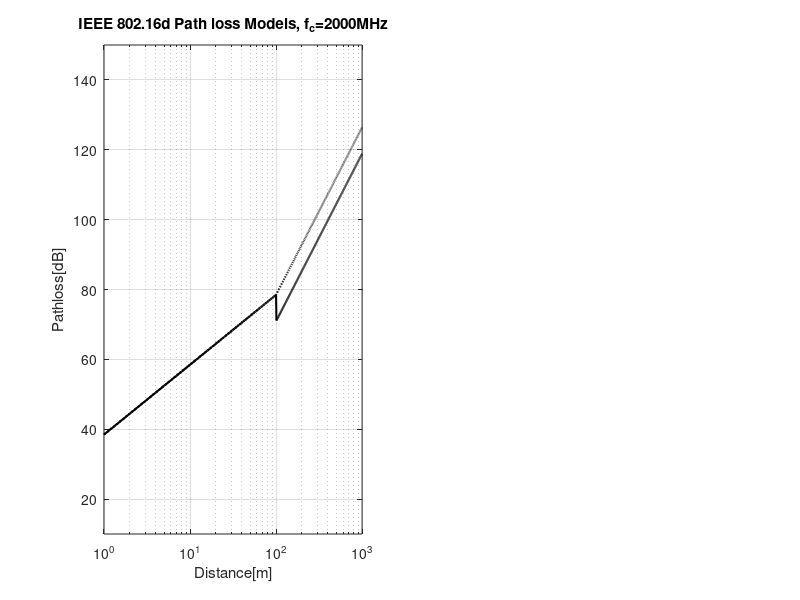

Recreate this plot in MATLAB. (Note: this script raises an error after producing the figure.)
clear,close,clc all
function PL = PL_IEEE80216d(fc,d,type,htx,hrx,corr_fact,mod)
% IEEE 802.16d model
% Input - fc       : carrier frequency
%         d        : between base and terminal
%         type     : selects 'A', 'B', or 'C' 
%         htx      : height of transmitter
%         hrx      : height of receiver
%         corr_fact: if shadowing exists, set to 'ATnT' or 'Okumura'. Otherwise, 'NO'
%         mod      : set to 'mod' to get the modified IEEE 802.16d model
% output - PL      : path loss [dB]

Mod = 'UNMOD';
if nargin > 6
  Mod = upper(mod);
end
if nargin == 6 && corr_fact(1) == 'm'
  Mod = 'MOD';
  corr_fact = 'NO';  
elseif nargin < 6
  corr_fact = 'NO';
  if nargin == 5 && hrx(1) == 'm'
    Mod = 'MOD';
    hrx = 2;
  elseif nargin < 5
    hrx = 2;
    if nargin == 4 && htx(1) == 'm'
      Mod = 'MOD';
      htx = 30;
    elseif nargin < 4
      htx = 30;
      if nargin == 3 && type(1) == 'm'
        Mod = 'MOD';
        type = 'A';         
      elseif nargin < 3
        type = 'A';   
      end 
    end
  end    
end
d0 = 100;
Type = upper(type);
if Type ~= 'A' && Type ~= 'B' && Type ~= 'C'
  disp('Error: The selected type is not supported');
  return;
end

switch upper(corr_fact)
  case 'ATNT'
    Cf = 6*log10(fc/2e9);
    C_Rx = -10.8*log10(hrx/2);
  case 'OKUMURA'
    Cf = 6*log10(fc/2e9);
    if hrx <= 3
      C_Rx = -10*log10(hrx/3);  
    else
      C_Rx = -20*log10(hrx/3); 
    end
  case 'NO'
    Cf = 0;
    C_Rx = 0;
end

if Type == 'A'
  a = 4.6;
  b = 0.0075;
  c = 12.6;
elseif Type == 'B'
  a = 4;
  b = 0.0065;
  c = 17.1;
else
  a = 3.6;
  b = 0.005;
  c = 20;
end

lamda = 299792458/fc;
gamma = a-b*htx+c/htx;
d0_pr = d0;
if Mod(1) == 'M'
  d0_pr = d0*10^-((Cf+C_Rx)/(10*gamma));
end
A = 20*log10(4*pi*d0_pr/lamda)+Cf+C_Rx;

for k = 1:length(d)
  if d(k) > d0_pr
    PL(k) = A + 10*gamma*log10(d(k)/d0);
  else
    PL(k) = -10*log10((lamda/(4*pi*d(k)))^2);
  end
end
end

% plot_PL_IEEE80216d.m
fc = 2e9;
htx = [30 30];
hrx = [2 10];
distance = [1:1000];
for k = 1:2    
  y_IEEE16d(k,:) = PL_IEEE80216d(fc,distance,'A',htx(k),hrx(k),'atnt');
  y_MIEEE16d(k,:) = PL_IEEE80216d(fc,distance,'A',htx(k),hrx(k),'atnt','mod');
end
subplot(121)
semilogx(distance,y_IEEE16d(1,:),'k:','linewidth',1.5), hold on
semilogx(distance,y_IEEE16d(2,:),'k-','linewidth',1.5), grid on 
title(['IEEE 802.16d Path loss Models, f_c=',num2str(fc/1e6),'MHz'])
axis([1 1000 10 150]), xlabel('Distance[m]'), ylabel('Pathloss[dB]')
legend('h_{Tx}=30m, h_{Rx}=2m','h_{Tx}=30m, h_{Rx}=10m',2)
subplot(122)
semilogx(distance,y_MIEEE16d(1,:),'k:','linewidth',1.5), hold on
semilogx(distance,y_MIEEE16d(2,:),'k-','linewidth',1.5), grid on 
title(['Modified IEEE 802.16d Path loss Models, f_c=', num2str(fc/1e6), 'MHz'])
axis([1 1000 10 150]), xlabel('Distance[m]'), ylabel('Pathloss[dB]')
legend('h_{Tx}=30m, h_{Rx}=2m','h_{Tx}=30m, h_{Rx}=10m',2)

